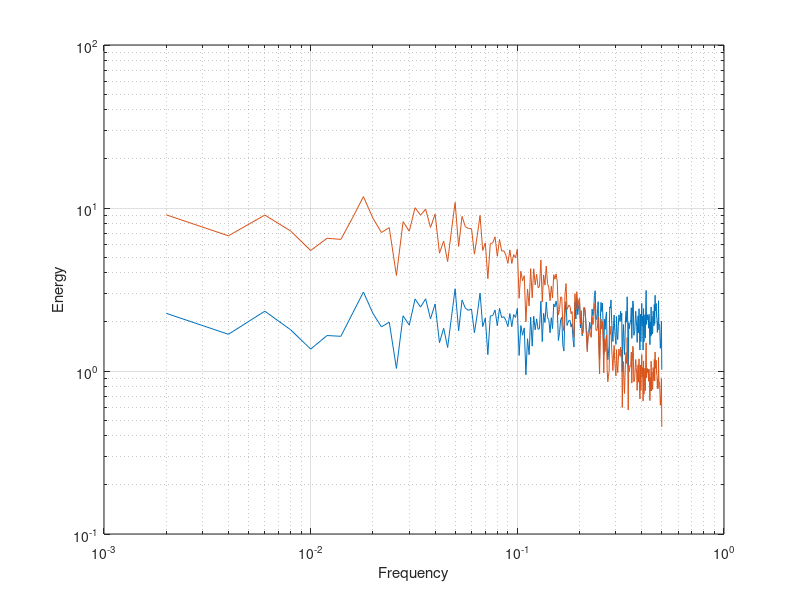
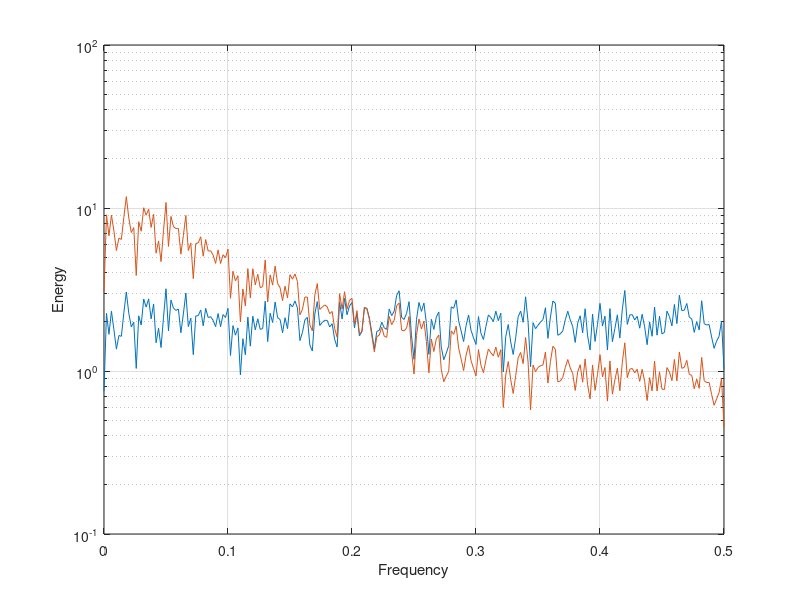
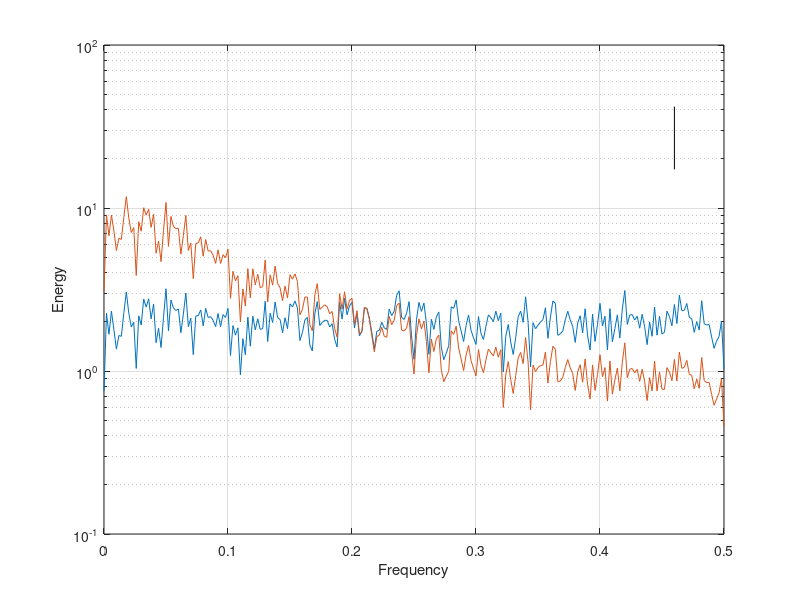
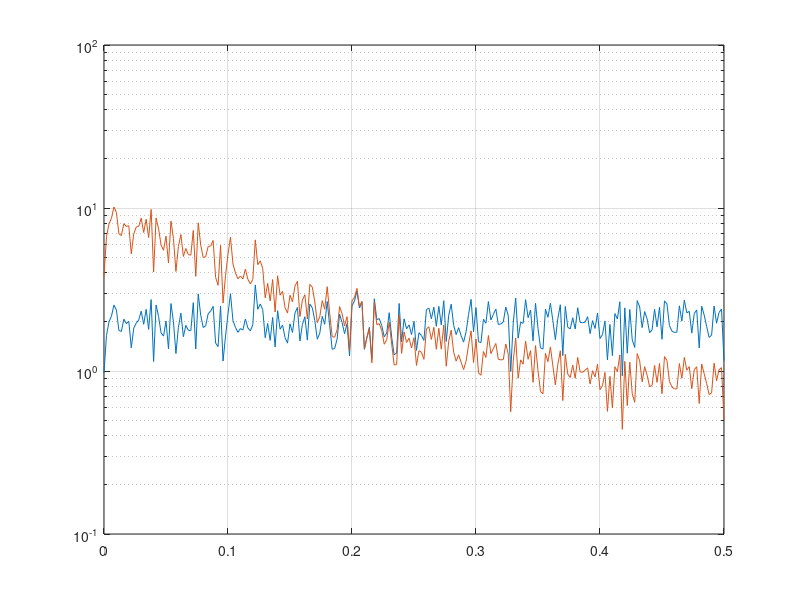

These figures' MATLAB source, in order: (Note: this script raises an error after producing the figures.)
%%% Ren_data1_week5.m
%
%   Error bars on spectra
%
%   A. Ren, November 2, 2017

%%  create data and reshape into segments
totdatno = 10000;
disp('total data points: '); disp(totdatno);
a = randn(totdatno, 1);
b(1) = a(1);
for i = 2:length(a)
    b(i) = 0.5*b(i-1)+a(i);
end
N = 500;
disp('samples in one segment: '); disp(N);
a = reshape(a, N, totdatno/N);
b = reshape(b, N, totdatno/N);

%%  take fft of segments
A = fft(a);
B = fft(b);

%%  compute amplitudes, power of spectra
amp_A = abs(A(1:N/2+1, :)).^2;  %even N
amp_A(2:end-1, :) = 2*amp_A(2:end-1, :);
amp_A = amp_A/N;

amp_B = abs(B(1:N/2+1, :)).^2; %even N
amp_B(2:end-1, :) = 2*amp_B(2:end-1, :);
amp_B = amp_B/N;

frequency = (0:N/2)/N;

% average over segments
amp_B_m = mean(amp_B, 2);
amp_A_m = mean(amp_A, 2);

%%  plot mean of spectra calculated from segments
figure('Name', 'Segmented Spectra - loglog')
loglog(frequency, amp_A_m)
hold on
loglog(frequency, amp_B_m)
grid on
ylabel('Energy')
xlabel('Frequency')

figure('Name', 'Segmented Spectra - semilogy')
semilogy(frequency, amp_A_m)
hold on
semilogy(frequency, amp_B_m)
grid on
ylabel('Energy')
xlabel('Frequency')


%%  error bars
%   depend only on the number of degrees of freedom of your sample. for N
%   segments, the degrees of freedom is 2*N

dof = 2*size(A, 2);

err_high = dof/chi2inv(0.05/2, dof);
err_low = dof/chi2inv(1-0.05/2, dof);

figure('Name', 'Segmented Spectra - semilogy with errorbar')
semilogy(frequency, amp_A_m)
hold on
semilogy(frequency, amp_B_m)
grid on
semilogy([frequency(end-20) frequency(end-20)], ...
        ([err_low err_high]*amp_A_m(end-20)*10), 'k')
ylabel('Energy')
xlabel('Frequency')

% multiply by 10 to shift the errorbar up along the y-axis
% the errorbar is the same for both spectra since it only depends on the
% degrees of freedom, which is the same for both the autoregressive and
% white noise spectra.

%%  Test errorbar using Monte Carlo
testnos = 200;
allrealiz_a = NaN(N, 20, testnos);
allrealiz_b = NaN(N, 20, testnos);
allrealiz_A = NaN(N, 20, testnos);
allrealiz_B = NaN(N, 20, testnos);

for ii = 1:testnos
    datno = 10000;
    a = randn(totdatno, 1);
    b(1) = a(1);
    for i = 2:length(a)
        b(i) = 0.5*b(i-1)+a(i);
    end
    a = reshape(a, N, datno/N);
    b = reshape(b, N, datno/N);
    
    A = fft(a);
    B = fft(b);
    
    allrealiz_a(:, :, ii) = a;
    allrealiz_b(:, :, ii) = b;
    
    allrealiz_A(:, :, ii) = A;
    allrealiz_B(:, :, ii) = B;
    
    clear a b A B
end

%   compute amplitudes
amp_mc_A = abs( allrealiz_A(1:N/2+1, :, :) ).^2;  %even N
amp_mc_A(2:end-1, :, :) = 2*amp_mc_A(2:end-1, :, :);
amp_mc_A = amp_mc_A/N;

amp_mc_B = abs( allrealiz_B(1:N/2+1, :, :) ) .^2; %even N
amp_mc_B(2:end-1, :, :) = 2*amp_mc_B(2:end-1, :, :);
amp_mc_B = amp_mc_B/N;

%   plot
figure('Name', 'Just to Check - 120th realization')
semilogy(frequency, mean(...
    squeeze( amp_mc_A(:, :, 120) ),...
    2 )...
    );
grid on
hold on
semilogy(frequency, mean(...
    squeeze( amp_mc_B(:, :, 120) ), ...
    2 )...
    );

%%  Compute the "mean" spectra for each realization (mean of 20 segments)

amp_mc_A_spectra200 = mean(amp_mc_A, 2);
amp_mc_B_spectra200 = mean(amp_mc_B, 2);

%%  Just take the white noise spectra, look at all data together

%   Note if you just take all of the data without averaging over each
%   realization, it looks like a chi-square plot with 2 degrees of freedom
figure('Name', 'pdf of white noise data')
    h = histogram(amp_mc_A(:), 'Normalization', 'pdf');
    grid on
    ylabel('probability density')
    xlabel('energy')
    
%   200 spectra values
figure('Name', 'pdf of white noise data - 200 spectra')
    h = histogram(amp_mc_A_spectra200(:), 'Normalization', 'pdf');
    grid on
    ylabel('probability density')
    xlabel('energy')
    hold on
    
    
%   chi square with 200 degrees of freedom
x = 0:.1:400;
y = chi2pdf(x, 200);
figure
plot(x, y)
grid on
ylabel('probability density')
xlabel('random variable')

%%  sort spectra and find values at 95%
valsperfr = squeeze(amp_mc_A_spectra200);
valsperfr = valsperfr';

%   sort here
valsperfr_ord = sort(valsperfr);

%   algebraic operations
valsperfr_bot = valsperfr_ord(6, :);
valsperfr_top = valsperfr_ord(195, :);
valsperfr_rati = valsperfr_top./valsperfr_bot;
valsperfr_rati_m = mean(valsperfr_rati);

%   output
disp('Monte Carlo (200 realizations): ')
disp('top limit: '); disp(valsperfr_top(end-20))
disp('bottom limit: '); disp(valsperfr_bot(end-20))
disp('difference: '); disp(valsperfr_top(end-20) - valsperfr_bot(end-20))
disp('ratio: '); disp(valsperfr_rati_m)

%   from original spectrum
disp('Original Spectrum (one realization): ')
disp('error bar high: '); disp(err_high*amp_A_m(end-20))
disp('error bar low: '); disp(err_low*amp_A_m(end-20))
disp('difference: '); disp(err_high*amp_A_m(end-20) - err_low*amp_A_m(end-20))
disp('ratio: '); disp(err_high/err_low);

%%  Hanning Window
%   added to the Monte Carlo simulation
testnos = 200;
allrealiz_a = NaN(N, 20, testnos);
allrealiz_A = NaN(N, 20, testnos);

for ii = 1:testnos
    datno = 10000;
    a = randn(totdatno, 1);
    a = reshape(a, N, datno/N);
    
    a = a.* (hann(500)*ones(1, 20));
    
    A = fft(a);
    
    allrealiz_a(:, :, ii) = a;
    
    allrealiz_A(:, :, ii) = A;
    
    clear a A 
end

%   compute amplitudes
amp_mc_A = abs( allrealiz_A(1:N/2+1, :, :) ).^2;  %even N
amp_mc_A(2:end-1, :, :) = 2*amp_mc_A(2:end-1, :, :);
amp_mc_A = amp_mc_A/N;

%   mean of 200 spectra
amp_mc_A_spectra200 = mean(amp_mc_A, 2);

%   plot
figure('Name', 'pdf of white noise data with hanning window - 200 spectra')
    h = histogram(amp_mc_A_spectra200(:), 'Normalization', 'pdf');
    grid on
    ylabel('probability density')
    xlabel('energy')
    hold on
    
%   sort spectra and find values at 95%
valsperfr = squeeze(amp_mc_A_spectra200);
valsperfr = valsperfr';

%   sort here
valsperfr_ord = sort(valsperfr);

%   algebraic operations
valsperfr_bot = valsperfr_ord(6, :);
valsperfr_top = valsperfr_ord(195, :);
valsperfr_rati = valsperfr_top./valsperfr_bot;
valsperfr_rati_m = mean(valsperfr_rati);

%   output
disp('HANNING Window')
disp('top limit: '); disp(valsperfr_top(end-20))
disp('bottom limit: '); disp(valsperfr_bot(end-20))
disp('difference: '); disp(valsperfr_top(end-20) - valsperfr_bot(end-20))
disp('ratio: '); disp(valsperfr_rati_m)
